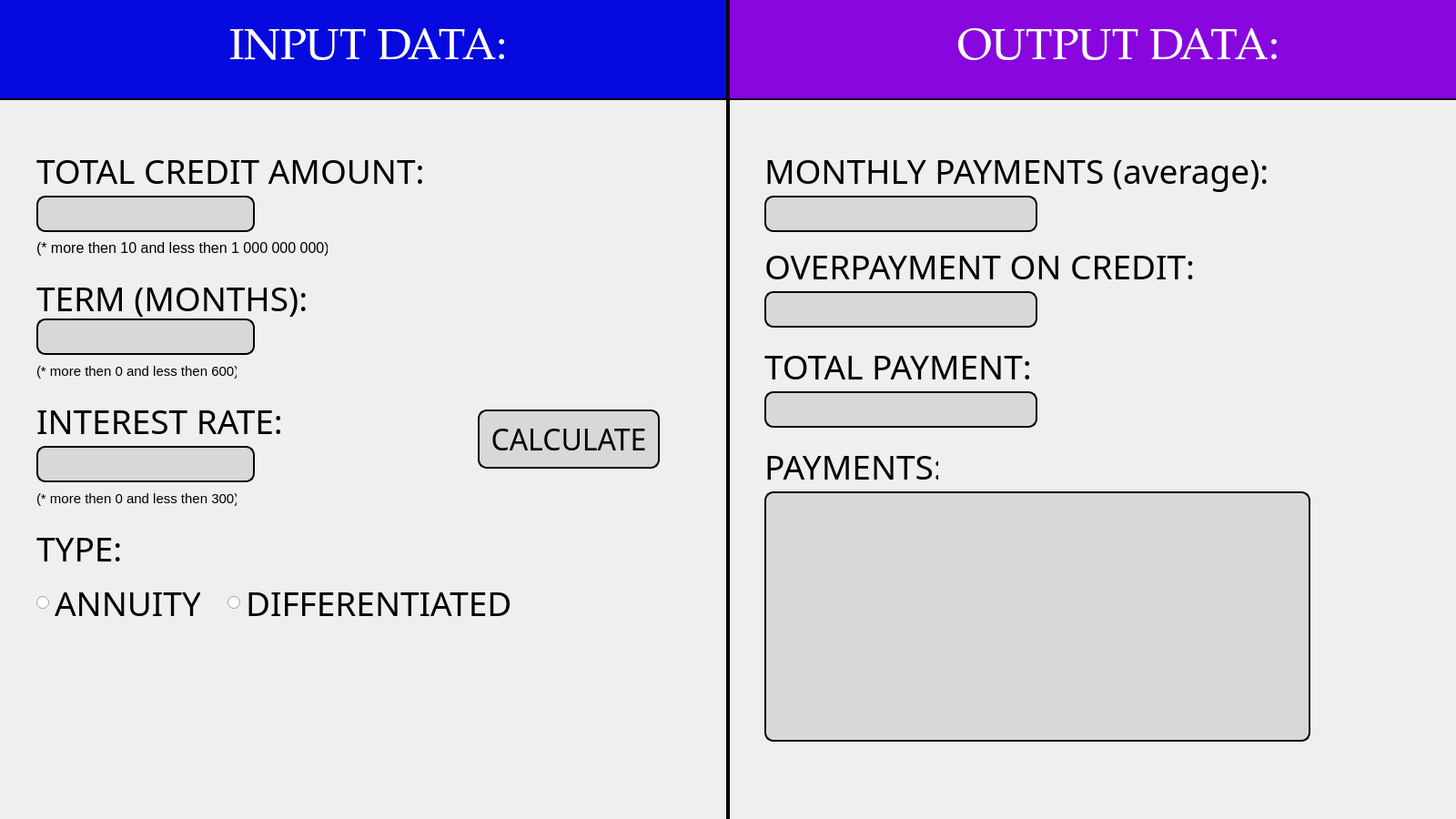
<?xml version="1.0" encoding="UTF-8"?>
<ui version="4.0">
 <class>Window_Two</class>
 <widget class="QWidget" name="Window_Two">
  <property name="geometry">
   <rect>
    <x>0</x>
    <y>0</y>
    <width>1600</width>
    <height>900</height>
   </rect>
  </property>
  <property name="windowTitle">
   <string>Form</string>
  </property>
  <widget class="QLabel" name="label_input_data">
   <property name="geometry">
    <rect>
     <x>0</x>
     <y>0</y>
     <width>800</width>
     <height>110</height>
    </rect>
   </property>
   <property name="font">
    <font>
     <family>Palatino Linotype</family>
     <pointsize>36</pointsize>
     <bold>false</bold>
    </font>
   </property>
   <property name="styleSheet">
    <string notr="true">background-color: #060ADE;
color: White;
border-style: outset;
border-width: 2px;
border-color: black;
border-top: 0;
border-right: 0; 
border-bottom: 2px solid;
 border-left: 0</string>
   </property>
   <property name="text">
    <string>                    INPUT DATA:</string>
   </property>
  </widget>
  <widget class="QLineEdit" name="line_total_credit_amount">
   <property name="geometry">
    <rect>
     <x>40</x>
     <y>215</y>
     <width>240</width>
     <height>40</height>
    </rect>
   </property>
   <property name="font">
    <font>
     <family>Cascadia Code Light</family>
     <pointsize>20</pointsize>
    </font>
   </property>
   <property name="styleSheet">
    <string notr="true">    border-style: outset;
    border-width: 2px;
    border-radius: 10px;
    border-color: black;
	background-color: rgba(0, 0, 0, 0.1);</string>
   </property>
   <property name="text">
    <string/>
   </property>
  </widget>
  <widget class="QLabel" name="label_total_credit_amount">
   <property name="geometry">
    <rect>
     <x>40</x>
     <y>160</y>
     <width>440</width>
     <height>55</height>
    </rect>
   </property>
   <property name="font">
    <font>
     <family>Miriam Mono CLM</family>
     <pointsize>28</pointsize>
    </font>
   </property>
   <property name="text">
    <string>TOTAL CREDIT AMOUNT:</string>
   </property>
  </widget>
  <widget class="QLineEdit" name="line_term">
   <property name="geometry">
    <rect>
     <x>40</x>
     <y>350</y>
     <width>240</width>
     <height>40</height>
    </rect>
   </property>
   <property name="font">
    <font>
     <family>Cascadia Code Light</family>
     <pointsize>20</pointsize>
    </font>
   </property>
   <property name="styleSheet">
    <string notr="true">    border-style: outset;
    border-width: 2px;
    border-radius: 10px;
    border-color: black;
	background-color: rgba(0, 0, 0, 0.1);</string>
   </property>
   <property name="text">
    <string/>
   </property>
  </widget>
  <widget class="QLabel" name="label_term">
   <property name="geometry">
    <rect>
     <x>40</x>
     <y>300</y>
     <width>310</width>
     <height>55</height>
    </rect>
   </property>
   <property name="font">
    <font>
     <family>Miriam Mono CLM</family>
     <pointsize>28</pointsize>
    </font>
   </property>
   <property name="text">
    <string>TERM (MONTHS):</string>
   </property>
  </widget>
  <widget class="QLabel" name="label_interest_rate">
   <property name="geometry">
    <rect>
     <x>40</x>
     <y>435</y>
     <width>350</width>
     <height>55</height>
    </rect>
   </property>
   <property name="font">
    <font>
     <family>Miriam Mono CLM</family>
     <pointsize>28</pointsize>
    </font>
   </property>
   <property name="text">
    <string>INTEREST RATE:</string>
   </property>
  </widget>
  <widget class="QLineEdit" name="line_interest_rate">
   <property name="geometry">
    <rect>
     <x>40</x>
     <y>490</y>
     <width>240</width>
     <height>40</height>
    </rect>
   </property>
   <property name="font">
    <font>
     <family>Cascadia Code Light</family>
     <pointsize>20</pointsize>
    </font>
   </property>
   <property name="styleSheet">
    <string notr="true">    border-style: outset;
    border-width: 2px;
    border-radius: 10px;
    border-color: black;
	background-color: rgba(0, 0, 0, 0.1);</string>
   </property>
   <property name="text">
    <string/>
   </property>
  </widget>
  <widget class="QLabel" name="label_type">
   <property name="geometry">
    <rect>
     <x>40</x>
     <y>575</y>
     <width>110</width>
     <height>55</height>
    </rect>
   </property>
   <property name="font">
    <font>
     <family>Miriam Mono CLM</family>
     <pointsize>28</pointsize>
    </font>
   </property>
   <property name="text">
    <string>TYPE:</string>
   </property>
  </widget>
  <widget class="QRadioButton" name="box_annuity">
   <property name="geometry">
    <rect>
     <x>40</x>
     <y>635</y>
     <width>180</width>
     <height>55</height>
    </rect>
   </property>
   <property name="font">
    <font>
     <family>Miriam Mono CLM</family>
     <pointsize>28</pointsize>
    </font>
   </property>
   <property name="styleSheet">
    <string notr="true"/>
   </property>
   <property name="text">
    <string>ANNUITY</string>
   </property>
  </widget>
  <widget class="QRadioButton" name="box_differentiated">
   <property name="geometry">
    <rect>
     <x>250</x>
     <y>635</y>
     <width>330</width>
     <height>55</height>
    </rect>
   </property>
   <property name="font">
    <font>
     <family>Miriam Mono CLM</family>
     <pointsize>28</pointsize>
    </font>
   </property>
   <property name="text">
    <string>DIFFERENTIATED</string>
   </property>
  </widget>
  <widget class="QLabel" name="output_data">
   <property name="geometry">
    <rect>
     <x>800</x>
     <y>0</y>
     <width>800</width>
     <height>110</height>
    </rect>
   </property>
   <property name="font">
    <font>
     <family>Palatino Linotype</family>
     <pointsize>36</pointsize>
    </font>
   </property>
   <property name="styleSheet">
    <string notr="true">background-color: #8906DE;
color: White;
border-style: outset;
border-width: 2px;
border-color: black;
border-top: 0;
border-right: 0; 
border-bottom: 2px solid;
 border-left: 0</string>
   </property>
   <property name="text">
    <string>                    OUTPUT DATA:</string>
   </property>
  </widget>
  <widget class="QLabel" name="label_overpayment_on_credit">
   <property name="geometry">
    <rect>
     <x>840</x>
     <y>265</y>
     <width>480</width>
     <height>55</height>
    </rect>
   </property>
   <property name="font">
    <font>
     <family>Miriam Mono CLM</family>
     <pointsize>28</pointsize>
    </font>
   </property>
   <property name="text">
    <string>OVERPAYMENT ON CREDIT:</string>
   </property>
  </widget>
  <widget class="QLineEdit" name="line_overpayment_on_credit">
   <property name="geometry">
    <rect>
     <x>840</x>
     <y>320</y>
     <width>300</width>
     <height>40</height>
    </rect>
   </property>
   <property name="font">
    <font>
     <family>Cascadia Code Light</family>
     <pointsize>20</pointsize>
    </font>
   </property>
   <property name="styleSheet">
    <string notr="true">    border-style: outset;
    border-width: 2px;
    border-radius: 10px;
    border-color: black;
	background-color: rgba(0, 0, 0, 0.1);
</string>
   </property>
   <property name="text">
    <string/>
   </property>
  </widget>
  <widget class="QLineEdit" name="line_total_payment">
   <property name="geometry">
    <rect>
     <x>840</x>
     <y>430</y>
     <width>300</width>
     <height>40</height>
    </rect>
   </property>
   <property name="font">
    <font>
     <family>Cascadia Code Light</family>
     <pointsize>20</pointsize>
    </font>
   </property>
   <property name="styleSheet">
    <string notr="true">    border-style: outset;
    border-width: 2px;
    border-radius: 10px;
    border-color: black;
	background-color: rgba(0, 0, 0, 0.1);</string>
   </property>
   <property name="text">
    <string/>
   </property>
  </widget>
  <widget class="QLabel" name="label_total_payment">
   <property name="geometry">
    <rect>
     <x>840</x>
     <y>375</y>
     <width>300</width>
     <height>55</height>
    </rect>
   </property>
   <property name="font">
    <font>
     <family>Miriam Mono CLM</family>
     <pointsize>28</pointsize>
    </font>
   </property>
   <property name="text">
    <string>TOTAL PAYMENT:</string>
   </property>
  </widget>
  <widget class="QLabel" name="label_monthly_payments">
   <property name="geometry">
    <rect>
     <x>840</x>
     <y>160</y>
     <width>590</width>
     <height>55</height>
    </rect>
   </property>
   <property name="font">
    <font>
     <family>Miriam Mono CLM</family>
     <pointsize>28</pointsize>
    </font>
   </property>
   <property name="text">
    <string>MONTHLY PAYMENTS (average):</string>
   </property>
  </widget>
  <widget class="QLabel" name="label_line">
   <property name="geometry">
    <rect>
     <x>798</x>
     <y>0</y>
     <width>4</width>
     <height>900</height>
    </rect>
   </property>
   <property name="styleSheet">
    <string notr="true">background-color: Black;</string>
   </property>
   <property name="text">
    <string/>
   </property>
  </widget>
  <widget class="QPushButton" name="button_calculate">
   <property name="geometry">
    <rect>
     <x>525</x>
     <y>450</y>
     <width>200</width>
     <height>65</height>
    </rect>
   </property>
   <property name="font">
    <font>
     <family>Segoe UI Semilight</family>
     <pointsize>24</pointsize>
    </font>
   </property>
   <property name="cursor">
    <cursorShape>PointingHandCursor</cursorShape>
   </property>
   <property name="styleSheet">
    <string notr="true">    border-style: outset;
    border-width: 2px;
    border-radius: 10px;
    border-color: black;
	background-color: rgba(0, 0, 0, 0.1);</string>
   </property>
   <property name="text">
    <string>CALCULATE</string>
   </property>
  </widget>
  <widget class="QLineEdit" name="line_monthly_payments">
   <property name="geometry">
    <rect>
     <x>840</x>
     <y>215</y>
     <width>300</width>
     <height>40</height>
    </rect>
   </property>
   <property name="font">
    <font>
     <family>Cascadia Code Light</family>
     <pointsize>20</pointsize>
    </font>
   </property>
   <property name="styleSheet">
    <string notr="true">border-style: outset;
border-width: 2px;
border-radius: 10px;
border-color: black;
background-color: rgba(0, 0, 0, 0.1);</string>
   </property>
   <property name="text">
    <string/>
   </property>
  </widget>
  <widget class="QLabel" name="label_bigger_then">
   <property name="geometry">
    <rect>
     <x>40</x>
     <y>260</y>
     <width>320</width>
     <height>25</height>
    </rect>
   </property>
   <property name="font">
    <font>
     <pointsize>12</pointsize>
    </font>
   </property>
   <property name="text">
    <string>(* more then 10 and less then 1 000 000 000)</string>
   </property>
  </widget>
  <widget class="QLabel" name="label_bigger_then2">
   <property name="geometry">
    <rect>
     <x>40</x>
     <y>395</y>
     <width>220</width>
     <height>25</height>
    </rect>
   </property>
   <property name="font">
    <font>
     <pointsize>11</pointsize>
    </font>
   </property>
   <property name="text">
    <string>(* more then 0 and less then 600)</string>
   </property>
  </widget>
  <widget class="QLabel" name="label_bigger_then3">
   <property name="geometry">
    <rect>
     <x>40</x>
     <y>535</y>
     <width>220</width>
     <height>25</height>
    </rect>
   </property>
   <property name="font">
    <font>
     <pointsize>11</pointsize>
    </font>
   </property>
   <property name="text">
    <string>(* more then 0 and less then 300)</string>
   </property>
  </widget>
  <widget class="QLabel" name="label_payments">
   <property name="geometry">
    <rect>
     <x>840</x>
     <y>485</y>
     <width>191</width>
     <height>55</height>
    </rect>
   </property>
   <property name="font">
    <font>
     <family>Miriam Mono CLM</family>
     <pointsize>28</pointsize>
    </font>
   </property>
   <property name="text">
    <string>PAYMENTS:</string>
   </property>
  </widget>
  <widget class="QLabel" name="label_background">
   <property name="geometry">
    <rect>
     <x>30</x>
     <y>-10</y>
     <width>1600</width>
     <height>900</height>
    </rect>
   </property>
   <property name="text">
    <string/>
   </property>
   <property name="pixmap">
    <pixmap>images/window_two_background.jpg</pixmap>
   </property>
  </widget>
  <widget class="QListWidget" name="list_payments">
   <property name="geometry">
    <rect>
     <x>840</x>
     <y>540</y>
     <width>600</width>
     <height>275</height>
    </rect>
   </property>
   <property name="font">
    <font>
     <family>Noto Serif Lao</family>
     <pointsize>18</pointsize>
    </font>
   </property>
   <property name="styleSheet">
    <string notr="true">border-style: outset;
border-width: 2px;
border-radius: 10px;
border-color: black;
background-color: rgba(0, 0, 0, 0.1);</string>
   </property>
  </widget>
  <zorder>label_background</zorder>
  <zorder>label_input_data</zorder>
  <zorder>line_total_credit_amount</zorder>
  <zorder>label_total_credit_amount</zorder>
  <zorder>line_term</zorder>
  <zorder>label_term</zorder>
  <zorder>label_interest_rate</zorder>
  <zorder>line_interest_rate</zorder>
  <zorder>label_type</zorder>
  <zorder>box_annuity</zorder>
  <zorder>box_differentiated</zorder>
  <zorder>output_data</zorder>
  <zorder>label_overpayment_on_credit</zorder>
  <zorder>line_overpayment_on_credit</zorder>
  <zorder>line_total_payment</zorder>
  <zorder>label_total_payment</zorder>
  <zorder>label_monthly_payments</zorder>
  <zorder>label_line</zorder>
  <zorder>button_calculate</zorder>
  <zorder>line_monthly_payments</zorder>
  <zorder>label_bigger_then</zorder>
  <zorder>label_bigger_then2</zorder>
  <zorder>label_bigger_then3</zorder>
  <zorder>label_payments</zorder>
  <zorder>list_payments</zorder>
 </widget>
 <resources/>
 <connections/>
</ui>
